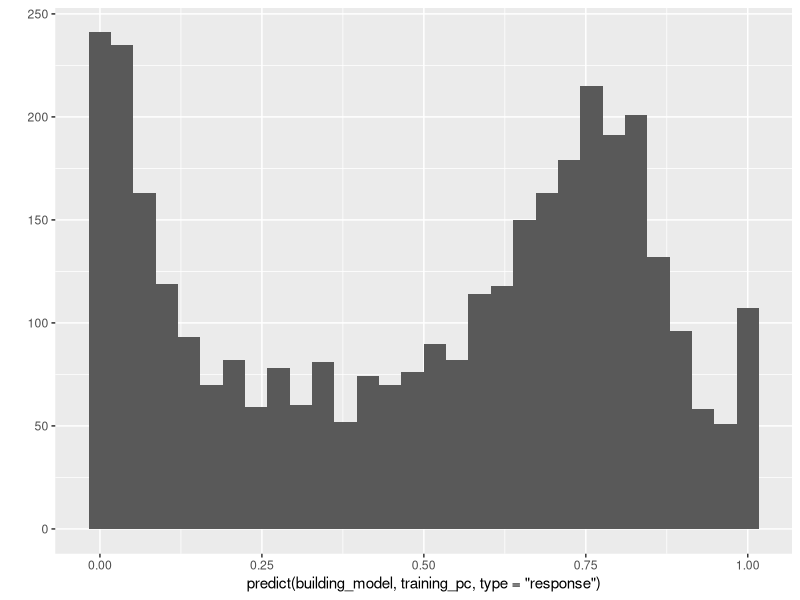
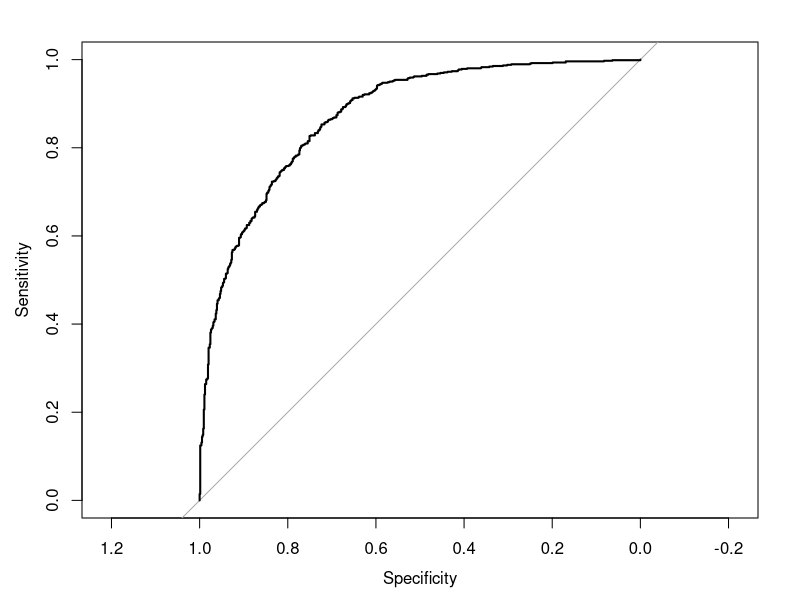

R code for these plots, in order:
## ---- chunk 1
library(here)
library(dplyr)
library(ggplot2)
library(caret)
library(pROC)
set.seed(123)
## ---- chunk 2
training <- read.csv(here("data/training.csv"))
testing <- read.csv(here("data/testing.csv"))
## ---- chunk 3
pc <- training |> 
  select(-building) |> 
  prcomp(center = TRUE, scale. = TRUE)

training_pc <- as.data.frame(predict(pc, training))
training_pc$building <- training$building

testing_pc <- as.data.frame(predict(pc, testing))
testing_pc$building <- testing$building
## ---- chunk 4

building_model <- glm(
  building ~ PC1 + PC2 + PC3 + PC4 + PC5 + PC6 + PC7, 
  training_pc, 
  family = "binomial"
)

qplot(predict(building_model, training_pc, type = "response"))

building_roc <- roc(
  training$building, 
  predict(building_model, training_pc, type = "response")
)
threshold <- coords(building_roc, "best")$threshold


testing <- testing |>
  mutate(prediction = predict(building_model, testing_pc, type = "response")) |>
  mutate(prediction = ifelse(prediction >= threshold, 1, 0))

sum(testing$prediction == testing$building) / nrow(testing)
## ---- chunk 5
building_confusion <- confusionMatrix(
  data = factor(testing$prediction, levels = 0:1),
  reference = factor(testing$building, levels = 0:1),
  positive = "1"
)

building_confusion
## ---- chunk 6
building_roc <- roc(
  testing$building, 
  predict(building_model, testing_pc, type = "response")
)
plot(building_roc)
auc(building_roc)
## ---- chunk 7
logistic_summary <- list(
  auc = auc(building_roc),
  roc = building_roc,
  confusion = building_confusion,
  threshold = threshold
)

saveRDS(logistic_summary, here("data/logistic_summary.rds"))


